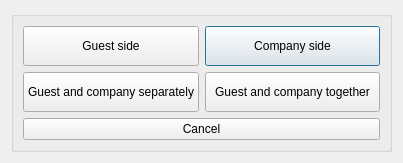
<?xml version="1.0" encoding="UTF-8"?>
<ui version="4.0">
 <class>DlgInvoicePrintOption</class>
 <widget class="QDialog" name="DlgInvoicePrintOption">
  <property name="geometry">
   <rect>
    <x>0</x>
    <y>0</y>
    <width>403</width>
    <height>143</height>
   </rect>
  </property>
  <property name="windowTitle">
   <string>Printing options</string>
  </property>
  <layout class="QVBoxLayout" name="verticalLayout">
   <item>
    <widget class="QGroupBox" name="gb">
     <property name="title">
      <string/>
     </property>
     <layout class="QGridLayout" name="gridLayout">
      <item row="0" column="1">
       <widget class="QPushButton" name="pushButton_2">
        <property name="minimumSize">
         <size>
          <width>0</width>
          <height>40</height>
         </size>
        </property>
        <property name="focusPolicy">
         <enum>Qt::ClickFocus</enum>
        </property>
        <property name="text">
         <string>Company side</string>
        </property>
       </widget>
      </item>
      <item row="1" column="0">
       <widget class="QPushButton" name="pushButton_3">
        <property name="minimumSize">
         <size>
          <width>0</width>
          <height>40</height>
         </size>
        </property>
        <property name="focusPolicy">
         <enum>Qt::ClickFocus</enum>
        </property>
        <property name="text">
         <string>Guest and company separately</string>
        </property>
       </widget>
      </item>
      <item row="1" column="1">
       <widget class="QPushButton" name="pushButton_4">
        <property name="minimumSize">
         <size>
          <width>0</width>
          <height>40</height>
         </size>
        </property>
        <property name="focusPolicy">
         <enum>Qt::ClickFocus</enum>
        </property>
        <property name="text">
         <string>Guest and company together</string>
        </property>
       </widget>
      </item>
      <item row="0" column="0">
       <widget class="QPushButton" name="pushButton">
        <property name="minimumSize">
         <size>
          <width>0</width>
          <height>40</height>
         </size>
        </property>
        <property name="focusPolicy">
         <enum>Qt::ClickFocus</enum>
        </property>
        <property name="text">
         <string>Guest side</string>
        </property>
       </widget>
      </item>
      <item row="2" column="0" colspan="2">
       <widget class="QPushButton" name="btnCancel">
        <property name="focusPolicy">
         <enum>Qt::ClickFocus</enum>
        </property>
        <property name="text">
         <string>Cancel</string>
        </property>
       </widget>
      </item>
     </layout>
    </widget>
   </item>
  </layout>
 </widget>
 <resources/>
 <connections/>
</ui>
